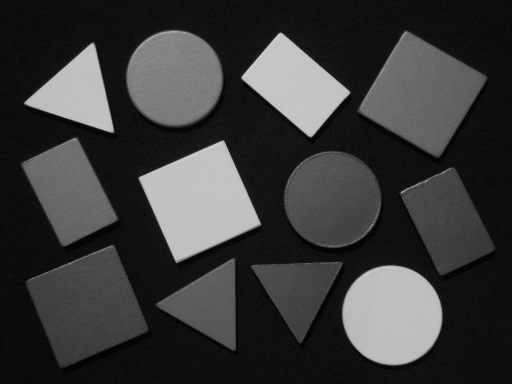
%> input picture Detección Figuras Geométricas/FigurasGeometricasGrandes.png, 512 x 384 px
$ octave deteccion_figuras.m   (GNU Octave 9; MATLAB toolbox functions it lacks are replaced by stand-ins)
%> lines starting %> are read from the running program, lines starting %| are printed output that depends on the picture; in (x1, y1, x2, y2) boxes, pixels count from 0 and x2, y2 are one past the last pixel; in counts of white or black regions, pixels touching at a corner belong together; the program's own positions count from 1
BW = imread('FigurasGeometricasGrandes.png');
%> BW is the input picture: size 384x512 uint8; min 1, max 219, mean 58
%de intensidad 50 hacia arriba
im1=BW>50;
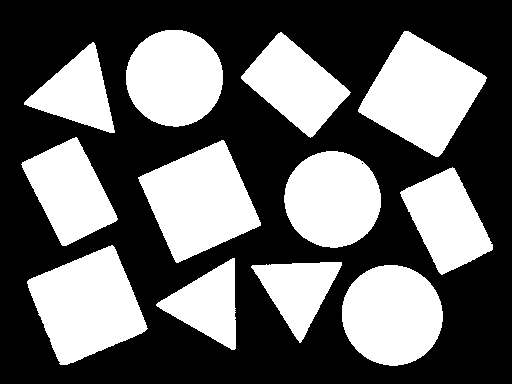
%> im1: size 384x512 logical; 40% white; 12 white regions, largest, box (x1, y1, x2, y2) and area: (358, 31, 487, 157) 9092, (27, 245, 148, 365) 8911, (138, 140, 261, 263) 8888
se=[0,1,0;1,1,1;0,1,0];
%im2=imerode(im1,se);
im2=imdilate(im1,se);
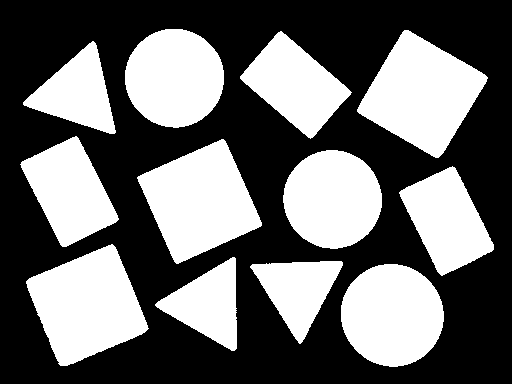
%> im2: size 384x512 logical; 41.7% white; 12 white regions, largest, box (x1, y1, x2, y2) and area: (357, 30, 488, 158) 9417, (26, 244, 149, 366) 9253, (137, 139, 262, 264) 9231
im3=im2-im1;
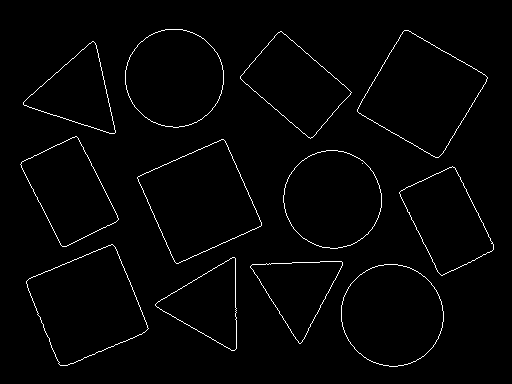
%> im3: size 384x512 double; values 0 (black) and 1 (white), 1.7% white in thin lines or dots, all inside (x1, y1, x2, y2) = (20, 29, 494, 367)
%im4=xor(im2,im1);la misma cosa
im4=bwlabel(im3);
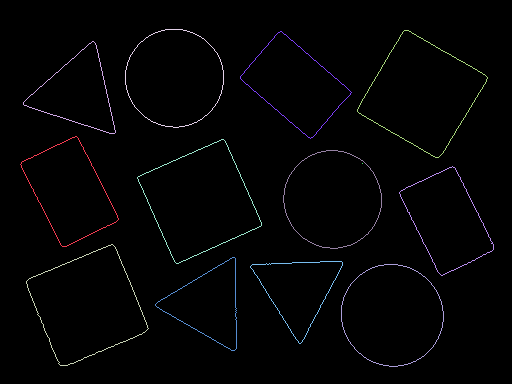
%> im4: size 384x512 double; 14 distinct labels, from 0 to 13; one colour per label, 0 black

$ run again, with Detección Figuras Geométricas/FigurasGeometricasPequenas.png copied over Detección Figuras Geométricas/FigurasGeometricasGrandes.png
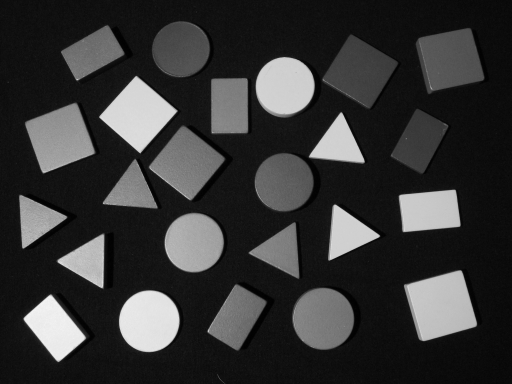
%> input picture Detección Figuras Geométricas/FigurasGeometricasPequenas.png, 512 x 384 px
%> BW is the input picture: size 384x512 uint8; min 1, max 245, mean 54
%> `im1=BW>50;`:
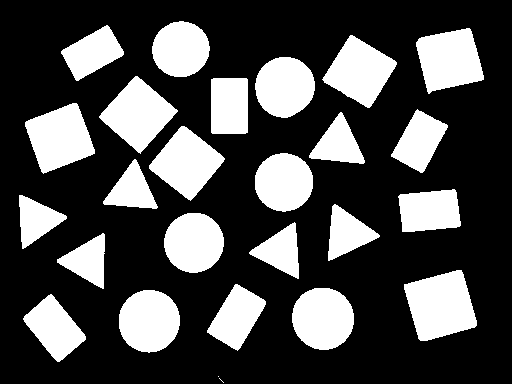
%> im1: size 384x512 logical; 29.3% white; 26 white regions (2 under 20 px), largest, box (x1, y1, x2, y2) and area: (404, 270, 477, 341) 3651, (99, 76, 178, 154) 3183, (416, 28, 484, 94) 3167
%> im2: size 384x512 logical; 31.4% white; 25 white regions, largest, box (x1, y1, x2, y2) and area: (403, 269, 478, 342) 3879, (415, 27, 485, 95) 3382, (24, 102, 96, 175) 3371
%> im3: size 384x512 double; values 0 (black) and 1 (white), 2.1% white in thin lines or dots, all inside (x1, y1, x2, y2) = (18, 20, 485, 384)
%> `im4=bwlabel(im3);`:
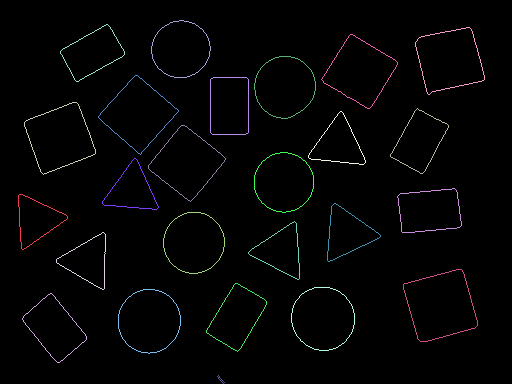
%> im4: size 384x512 double; 26 distinct labels, from 0 to 25; one colour per label, 0 black
